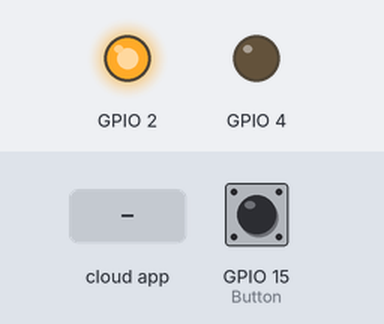
Simulated run of this sketch. Board: ESP32. Parts: output pins drawn as LEDs (lit = HIGH). The test bench sets the inputs (shaded band); at power-on: GPIO 15 (Button) HIGH. WiFi joins after 1.5 s; servers stay silent unless stated; EEPROM starts erased; the Firebase database answers and starts empty; what the sketch prints to the serial monitor is not drawn. At 6.4 s the program restarts the board; the recording ends there.

Above: at 2.7 s.
2.8 s: the phone or cloud app sets Switch to On
At 4.3 s:
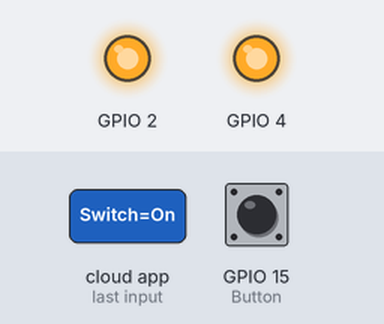
4.7 s: GPIO 15 (Button) pulled LOW for 0.15 s
At 6.2 s:
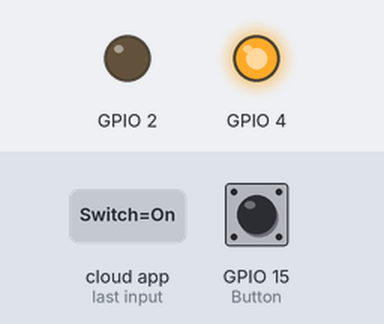
Timing chart, 0 to 6.4 s (numbered marks = the images above; inputs shaded):
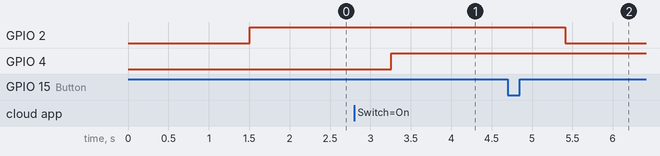

Measured:
- after the input at 2.8 s, GPIO 4: LOW → HIGH after 0.46 s
- after the input at 4.7 s, GPIO 2: HIGH → LOW after 0.71 s

The sketch:

Slave.ino
```cpp
#include <Wire.h>
#include <WiFiManager.h>
#include <EEPROM.h>
#include <Firebase_ESP_Client.h>
#include "addons/TokenHelper.h"
#include "addons/RTDBHelper.h"

#define Button 15
#define EEPROM_SIZE 100
#define PATH_ADDRESS 0
#define API_KEY "AIzaSyAKF2apBkqBW3pKeMt0GMj2MXmkSoebQks"
#define DATABASE_URL "https://smartnest0-default-rtdb.firebaseio.com/"

String Path;
FirebaseData fbdo;
FirebaseAuth auth;
FirebaseConfig config;
WiFiManager wm;

float number1, number2, number3;
byte buffer[12]; // 3 floats * 4 bytes each = 12 bytes
int bufferIndex = 0;

unsigned long sendDataPrevMillis = 0;
bool signupOK = false;

volatile bool resetFlag = false;

void IRAM_ATTR Reset() {
  resetFlag = true;
}

void saveStringToEEPROM(int address, String data) {
  for (int i = 0; i < data.length(); ++i) {
    EEPROM.write(address + i, data[i]);
  }
  EEPROM.write(address + data.length(), '\0');
  EEPROM.commit();
}

String readStringFromEEPROM(int address) {
  char data[50];
  for (int i = 0; i < 50; ++i) {
    data[i] = EEPROM.read(address + i);
    if (data[i] == '\0') break;
  }
  return String(data);
}

void setup() {
  pinMode(Button, INPUT_PULLUP);
  attachInterrupt(digitalPinToInterrupt(Button), Reset, FALLING);
  pinMode(4, OUTPUT);
  pinMode(2, OUTPUT);
  Serial.begin(115200);
  WiFi.mode(WIFI_STA);

  EEPROM.begin(EEPROM_SIZE);

  Path = readStringFromEEPROM(PATH_ADDRESS);
  wm.setDebugOutput(false);

  WiFiManagerParameter Email_Box("Email", "Enter your E-mail here", "", 50);
  WiFiManagerParameter Location_Box("Location", "Location Name", "", 50);
  WiFiManagerParameter Name_Box("Name", "Name the Socket", "", 50);
  wm.addParameter(&Email_Box);
  wm.addParameter(&Location_Box);
  wm.addParameter(&Name_Box);

  bool res = wm.autoConnect("SmartNest", "password");
  if (!res) {
    Serial.println("Failed to connect");
  } else {
    Serial.println("Connected... yeey :)");
  }

  if (Path == "/0") {
    String Email = Email_Box.getValue();
    String Location = Location_Box.getValue();
    String Socket = Name_Box.getValue();

    int atIndex = Email.indexOf('@');
    if (atIndex != -1) {
      Email = Email.substring(0, atIndex);
    }
    atIndex = Location.indexOf(' ');
    if (atIndex != -1) {
      Location = Location.substring(0, atIndex);
    }
    atIndex = Socket.indexOf(' ');
    if (atIndex != -1) {
      Socket = Socket.substring(0, atIndex);
    }
    Path = Email + "/" + Location + " " + Socket;
    saveStringToEEPROM(PATH_ADDRESS, Path);
  }

  config.api_key = API_KEY;
  auth.user.email = "Device01@smartnest.com";
  auth.user.password = "Smart@1234";
  config.database_url = DATABASE_URL;
  config.token_status_callback = tokenStatusCallback;

  Firebase.begin(&config, &auth);
  Firebase.reconnectWiFi(true);
  signupOK = true;
  Wire.begin(8); // Join I2C bus with address #8
  Wire.onReceive(receiveEvent); // Register event
}

void loop() {
  if (resetFlag) {
    resetFlag = false;
    Serial.println("Resetting WiFiManager settings...");
    wm.resetSettings();
    Path = "/0";
    saveStringToEEPROM(PATH_ADDRESS, Path);
    digitalWrite(2, LOW);
    delay(1000);
    ESP.restart();
  }

  if (WiFi.isConnected()) {
    digitalWrite(2, HIGH);
  } else {
    digitalWrite(2, LOW);
  }
  Serial.println(Path);

  if (Firebase.ready() && signupOK) {
    if (Firebase.RTDB.getString(&fbdo, Path + "/Switch")) {
      String switchValue = fbdo.stringData();
      switchValue = switchValue.substring(2, switchValue.length() - 2);
      Serial.println(switchValue);
      if (switchValue == "On") {
        digitalWrite(4, HIGH);
      } else {
        digitalWrite(4, LOW);
      }
    } else {
      Serial.println("Failed to get switch value: " + fbdo.errorReason());
      ESP.restart();
    }

    if (millis() - sendDataPrevMillis > 15000 || sendDataPrevMillis == 0) {
      sendDataPrevMillis = millis();
      if (Firebase.RTDB.setFloat(&fbdo, Path + "/Power", number1)) {
        Serial.println("Power value set successfully");
      } else {
        Serial.println("Failed to set Power value: " + fbdo.errorReason());
        ESP.restart();
      }

      if (Firebase.RTDB.setFloat(&fbdo, Path + "/Voltage", number2)) {
        Serial.println("Voltage value set successfully");
      } else {
        Serial.println("Failed to set Voltage value: " + fbdo.errorReason());
        ESP.restart();
      }

      if (Firebase.RTDB.setFloat(&fbdo, Path + "/Current", number3)) {
        Serial.println("Current value set successfully");
      } else {
        Serial.println("Failed to set Current value: " + fbdo.errorReason());
        ESP.restart();
      }
    }
  } else {
    Serial.println("Firebase not ready or sign-up not completed");
    ESP.restart();
  }

  delay(1000);
  fbdo.clear();
}

void receiveEvent(int howMany) {
  while (Wire.available() && bufferIndex < 12) {
    buffer[bufferIndex++] = Wire.read();
  }
  if (bufferIndex >= 12) { // We have received 12 bytes
    bufferIndex = 0;
    // Cast bytes to float variables
    number1 = *((float*)&buffer[0]);
    number2 = *((float*)&buffer[4]);
    number3 = *((float*)&buffer[8]);
  }
}
```
